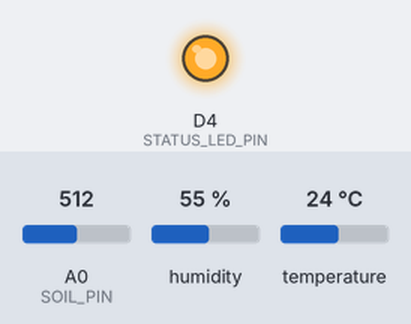
Recording of a sketch running on a simulated ESP8266 (Wemos D1 mini). Shown: output pins drawn as LEDs (lit = HIGH). Inputs (shaded band) come from the test bench; at power-on: A0 (SOIL_PIN) = 512, humidity 55 %, temperature 24 °C. WiFi joins after 1.5 s; servers stay silent unless stated; no MQTT or app messages arrive unless stated; pins used as bus, display or sensor lines are not drawn; what the sketch prints to the serial monitor is not drawn.

Above: at 0.3 s.
At 2.9 s:
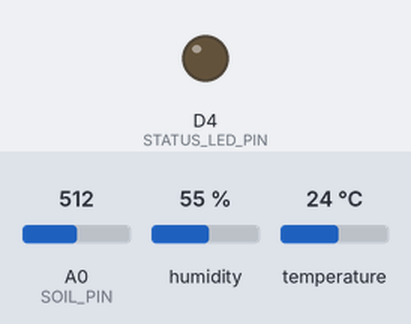
3.0 s: A0 (SOIL_PIN) set to 544
6.5 s: A0 (SOIL_PIN) set to 561
Timing chart, 0 to 9.5 s (numbered marks = the images above; inputs shaded):
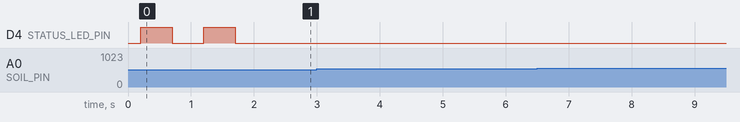

The sketch:

SiTaniMQTT.ino
```cpp
#include <ESP8266WiFi.h>
#include <PubSubClient.h>
#include <DHT.h>

/*
  SiTani Wemos D1 mini MQTT sensor node.

  Sensors:
    DHT22             : D2 / GPIO4
    Soil moisture mux : A0
    Mux select S0     : D5 / GPIO14
    Mux select S1     : D6 / GPIO12
    Mux select S2     : D7 / GPIO13

  Publish:
    sitani/NODE-02/sensor
*/

const char* WIFI_SSID = "mukaroms";
const char* WIFI_PASSWORD = "mukarom01";

const char* MQTT_HOST = "192.168.1.21";
const int MQTT_PORT = 1883;
const char* MQTT_USERNAME = "";
const char* MQTT_PASSWORD = "";

const char* NODE_CODE = "NODE-02";
const char* MQTT_BASE_TOPIC = "sitani";

const unsigned long SEND_INTERVAL_MS = 10000;
const unsigned long MQTT_RECONNECT_MS = 5000;

const int DHT_PIN = D2;
const int DHT_TYPE = DHT22;
const int SOIL_PIN = A0;
const int MUX_S0_PIN = D5;
const int MUX_S1_PIN = D6;
const int MUX_S2_PIN = D7;
const int STATUS_LED_PIN = LED_BUILTIN;

const bool STATUS_LED_ACTIVE_LOW = true;

const int SOIL_1_MUX_CHANNEL = 0;
const int SOIL_2_MUX_CHANNEL = 1;

const int SOIL_WET_ADC = 300;
const int SOIL_MOIST_ADC = 550;
const int SOIL_DRY_ADC = 800;

WiFiClient wifiClient;
PubSubClient mqtt(wifiClient);
DHT dht(DHT_PIN, DHT_TYPE);

unsigned long lastSendAt = 0;
unsigned long lastMqttReconnectAt = 0;

struct SoilReading {
  int raw;
  float percent;
};

void setup()
{
  Serial.begin(115200);
  delay(200);

  pinMode(STATUS_LED_PIN, OUTPUT);
  pinMode(MUX_S0_PIN, OUTPUT);
  pinMode(MUX_S1_PIN, OUTPUT);
  pinMode(MUX_S2_PIN, OUTPUT);
  dht.begin();

  connectWiFi();
  mqtt.setServer(MQTT_HOST, MQTT_PORT);
}

void loop()
{
  ensureWiFi();
  ensureMqtt();

  if (mqtt.connected()) {
    mqtt.loop();
  }

  const unsigned long now = millis();
  if (mqtt.connected() && now - lastSendAt >= SEND_INTERVAL_MS) {
    lastSendAt = now;
    publishSensorReading();
  }
}

void connectWiFi()
{
  Serial.print("Menghubungkan WiFi: ");
  Serial.println(WIFI_SSID);

  WiFi.mode(WIFI_STA);
  WiFi.begin(WIFI_SSID, WIFI_PASSWORD);

  unsigned long startAt = millis();
  while (WiFi.status() != WL_CONNECTED && millis() - startAt < 15000) {
    digitalWrite(STATUS_LED_PIN, !digitalRead(STATUS_LED_PIN));
    delay(500);
    Serial.print(".");
  }

  Serial.println();
  if (WiFi.status() == WL_CONNECTED) {
    setStatusLed(true);
    Serial.print("WiFi tersambung. IP Wemos: ");
    Serial.println(WiFi.localIP());
  } else {
    setStatusLed(false);
    Serial.println("WiFi belum tersambung.");
  }
}

void ensureWiFi()
{
  if (WiFi.status() == WL_CONNECTED) {
    return;
  }

  setStatusLed(false);
  connectWiFi();
}

void ensureMqtt()
{
  if (WiFi.status() != WL_CONNECTED || mqtt.connected()) {
    return;
  }

  if (millis() - lastMqttReconnectAt < MQTT_RECONNECT_MS) {
    return;
  }

  lastMqttReconnectAt = millis();

  String clientId = String("sitani-") + NODE_CODE + "-" + String(ESP.getChipId(), HEX);
  Serial.print("Menghubungkan MQTT: ");
  Serial.println(MQTT_HOST);

  bool connected;
  if (strlen(MQTT_USERNAME) > 0) {
    connected = mqtt.connect(clientId.c_str(), MQTT_USERNAME, MQTT_PASSWORD);
  } else {
    connected = mqtt.connect(clientId.c_str());
  }

  if (!connected) {
    Serial.print("MQTT gagal, state=");
    Serial.println(mqtt.state());
    return;
  }

  Serial.println("MQTT tersambung.");
}

void publishSensorReading()
{
  const SoilReading soil1 = readSoil(SOIL_1_MUX_CHANNEL);
  const SoilReading soil2 = readSoil(SOIL_2_MUX_CHANNEL);
  const int soilRawAvg = (soil1.raw + soil2.raw) / 2;
  const float tempC = dht.readTemperature();
  const float humidity = dht.readHumidity();

  if (isnan(tempC) || isnan(humidity)) {
    Serial.println("Pembacaan DHT22 gagal; data tidak dikirim.");
    return;
  }

  String payload = "{";
  payload += "\"node_code\":\"" + String(NODE_CODE) + "\",";
  payload += "\"soil_1\":" + String(soil1.percent, 1) + ",";
  payload += "\"soil_2\":" + String(soil2.percent, 1) + ",";
  payload += "\"soil_raw_1\":" + String(soil1.raw) + ",";
  payload += "\"soil_raw_2\":" + String(soil2.raw) + ",";
  payload += "\"soil_raw_avg\":" + String(soilRawAvg) + ",";
  payload += "\"soil_status\":\"" + soilStatus(soilRawAvg) + "\",";
  payload += "\"temperature\":" + String(tempC, 1) + ",";
  payload += "\"air_humidity\":" + String(humidity, 1);
  payload += "}";

  String sensorTopic = topic("sensor");
  bool ok = mqtt.publish(sensorTopic.c_str(), payload.c_str());

  Serial.print("MQTT publish ");
  Serial.print(sensorTopic);
  Serial.print(" ");
  Serial.println(ok ? "OK" : "GAGAL");
  Serial.println(payload);
}

String topic(const char* suffix)
{
  return String(MQTT_BASE_TOPIC) + "/" + NODE_CODE + "/" + suffix;
}

SoilReading readSoil(int channel)
{
  selectMuxChannel(channel);
  delay(5);

  analogRead(SOIL_PIN);
  delay(2);

  int raw = analogRead(SOIL_PIN);
  float percent = (float)(SOIL_DRY_ADC - raw) * 100.0 / (float)(SOIL_DRY_ADC - SOIL_WET_ADC);

  SoilReading reading;
  reading.raw = raw;
  reading.percent = constrain(percent, 0.0, 100.0);
  return reading;
}

void selectMuxChannel(int channel)
{
  digitalWrite(MUX_S0_PIN, bitRead(channel, 0));
  digitalWrite(MUX_S1_PIN, bitRead(channel, 1));
  digitalWrite(MUX_S2_PIN, bitRead(channel, 2));
}

String soilStatus(int raw)
{
  if (raw <= SOIL_WET_ADC) {
    return "basah";
  }

  if (raw <= SOIL_MOIST_ADC) {
    return "lembap";
  }

  if (raw >= SOIL_DRY_ADC) {
    return "kering";
  }

  return "mulai_kering";
}

void setStatusLed(bool on)
{
  if (STATUS_LED_ACTIVE_LOW) {
    digitalWrite(STATUS_LED_PIN, on ? LOW : HIGH);
    return;
  }

  digitalWrite(STATUS_LED_PIN, on ? HIGH : LOW);
}
```

Measured:
- after the input at 3.0 s, every drawn part: stays the same
- after the input at 6.5 s, every drawn part: stays the same
